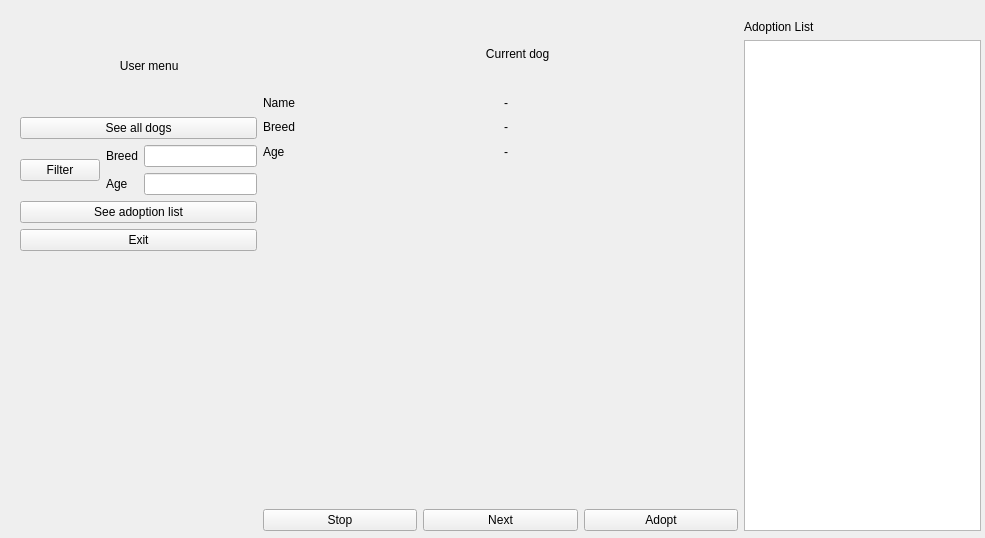
<?xml version="1.0" encoding="UTF-8"?>
<ui version="4.0">
 <class>gui_user</class>
 <widget class="QWidget" name="gui_user">
  <property name="geometry">
   <rect>
    <x>0</x>
    <y>0</y>
    <width>985</width>
    <height>538</height>
   </rect>
  </property>
  <property name="windowTitle">
   <string>gui_user</string>
  </property>
  <widget class="QWidget" name="horizontalLayoutWidget_4">
   <property name="geometry">
    <rect>
     <x>20</x>
     <y>20</y>
     <width>961</width>
     <height>511</height>
    </rect>
   </property>
   <layout class="QHBoxLayout" name="horizontalLayout_4" stretch="1,2,1">
    <item>
     <layout class="QVBoxLayout" name="verticalLayout" stretch="1,1,1,1,1,3">
      <property name="sizeConstraint">
       <enum>QLayout::SetDefaultConstraint</enum>
      </property>
      <item>
       <widget class="QLabel" name="user_menu">
        <property name="text">
         <string>                              User menu</string>
        </property>
       </widget>
      </item>
      <item>
       <widget class="QPushButton" name="all_dogs">
        <property name="text">
         <string>See all dogs</string>
        </property>
       </widget>
      </item>
      <item>
       <layout class="QHBoxLayout" name="horizontalLayout_3" stretch="1">
        <item>
         <layout class="QHBoxLayout" name="horizontalLayout">
          <item>
           <widget class="QPushButton" name="filter">
            <property name="text">
             <string>Filter</string>
            </property>
           </widget>
          </item>
          <item>
           <layout class="QHBoxLayout" name="horizontalLayout_2">
            <item>
             <layout class="QVBoxLayout" name="verticalLayout_3">
              <item>
               <widget class="QLabel" name="breed_label">
                <property name="text">
                 <string>Breed</string>
                </property>
               </widget>
              </item>
              <item>
               <widget class="QLabel" name="age_label">
                <property name="text">
                 <string>Age</string>
                </property>
               </widget>
              </item>
             </layout>
            </item>
            <item>
             <layout class="QVBoxLayout" name="verticalLayout_2">
              <item>
               <widget class="QLineEdit" name="breed_edit"/>
              </item>
              <item>
               <widget class="QLineEdit" name="age_edit"/>
              </item>
             </layout>
            </item>
           </layout>
          </item>
         </layout>
        </item>
       </layout>
      </item>
      <item>
       <widget class="QPushButton" name="see_adoption_list">
        <property name="text">
         <string>See adoption list</string>
        </property>
       </widget>
      </item>
      <item>
       <widget class="QPushButton" name="exit">
        <property name="text">
         <string>Exit</string>
        </property>
       </widget>
      </item>
      <item>
       <widget class="QLabel" name="label">
        <property name="text">
         <string/>
        </property>
       </widget>
      </item>
     </layout>
    </item>
    <item>
     <layout class="QVBoxLayout" name="verticalLayout_5" stretch="1,1,5,0">
      <item>
       <widget class="QLabel" name="title_current_dog">
        <property name="text">
         <string>                                                                   Current dog</string>
        </property>
       </widget>
      </item>
      <item>
       <layout class="QGridLayout" name="gridLayout">
        <item row="0" column="1">
         <widget class="QLabel" name="current_name">
          <property name="text">
           <string>-</string>
          </property>
         </widget>
        </item>
        <item row="0" column="0">
         <widget class="QLabel" name="display_name">
          <property name="text">
           <string>Name</string>
          </property>
         </widget>
        </item>
        <item row="1" column="1">
         <widget class="QLabel" name="current_breed">
          <property name="text">
           <string>-</string>
          </property>
         </widget>
        </item>
        <item row="1" column="0">
         <widget class="QLabel" name="display_breed">
          <property name="text">
           <string>Breed</string>
          </property>
         </widget>
        </item>
        <item row="3" column="1">
         <widget class="QLabel" name="current_age">
          <property name="text">
           <string>-</string>
          </property>
         </widget>
        </item>
        <item row="3" column="0">
         <widget class="QLabel" name="display_age">
          <property name="text">
           <string>Age</string>
          </property>
         </widget>
        </item>
       </layout>
      </item>
      <item>
       <widget class="QLabel" name="photo_to_display">
        <property name="text">
         <string/>
        </property>
       </widget>
      </item>
      <item>
       <layout class="QGridLayout" name="gridLayout_2">
        <item row="0" column="1">
         <widget class="QPushButton" name="next">
          <property name="text">
           <string>Next</string>
          </property>
         </widget>
        </item>
        <item row="0" column="0">
         <widget class="QPushButton" name="stop">
          <property name="text">
           <string>Stop</string>
          </property>
         </widget>
        </item>
        <item row="0" column="2">
         <widget class="QPushButton" name="Adopt">
          <property name="text">
           <string>Adopt</string>
          </property>
         </widget>
        </item>
       </layout>
      </item>
     </layout>
    </item>
    <item>
     <layout class="QVBoxLayout" name="verticalLayout_4">
      <item>
       <widget class="QLabel" name="all_pets">
        <property name="text">
         <string>Adoption List</string>
        </property>
       </widget>
      </item>
      <item>
       <widget class="QListWidget" name="adoption_list_widget"/>
      </item>
     </layout>
    </item>
   </layout>
  </widget>
 </widget>
 <resources/>
 <connections/>
</ui>
